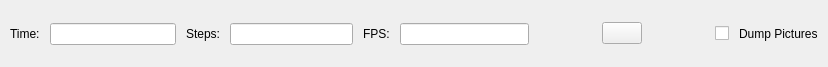
<?xml version="1.0" encoding="UTF-8"?>
<ui version="4.0">
 <class>AnimateWidget</class>
 <widget class="QWidget" name="AnimateWidget">
  <property name="enabled">
   <bool>true</bool>
  </property>
  <property name="geometry">
   <rect>
    <x>0</x>
    <y>0</y>
    <width>828</width>
    <height>67</height>
   </rect>
  </property>
  <property name="windowTitle">
   <string>Animate</string>
  </property>
  <property name="lineWidth" stdset="0">
   <number>0</number>
  </property>
  <layout class="QHBoxLayout" name="horizontalLayout_3">
   <property name="spacing">
    <number>10</number>
   </property>
   <property name="sizeConstraint">
    <enum>QLayout::SetDefaultConstraint</enum>
   </property>
   <property name="leftMargin">
    <number>10</number>
   </property>
   <property name="topMargin">
    <number>10</number>
   </property>
   <property name="rightMargin">
    <number>10</number>
   </property>
   <property name="bottomMargin">
    <number>10</number>
   </property>
   <item>
    <layout class="QFormLayout" name="formLayout_time">
     <property name="formAlignment">
      <set>Qt::AlignLeading|Qt::AlignLeft|Qt::AlignVCenter</set>
     </property>
     <property name="verticalSpacing">
      <number>0</number>
     </property>
     <item row="0" column="0">
      <widget class="QLabel" name="label_time">
       <property name="text">
        <string>Time:</string>
       </property>
      </widget>
     </item>
     <item row="0" column="1">
      <widget class="QLineEdit" name="e_tval">
       <property name="minimumSize">
        <size>
         <width>20</width>
         <height>0</height>
        </size>
       </property>
       <property name="alignment">
        <set>Qt::AlignRight|Qt::AlignTrailing|Qt::AlignVCenter</set>
       </property>
      </widget>
     </item>
    </layout>
   </item>
   <item>
    <layout class="QFormLayout" name="formLayout_steps">
     <property name="formAlignment">
      <set>Qt::AlignLeading|Qt::AlignLeft|Qt::AlignVCenter</set>
     </property>
     <property name="verticalSpacing">
      <number>0</number>
     </property>
     <item row="0" column="0">
      <widget class="QLabel" name="label_steps">
       <property name="text">
        <string>Steps:</string>
       </property>
      </widget>
     </item>
     <item row="0" column="1">
      <widget class="QLineEdit" name="e_fsteps">
       <property name="minimumSize">
        <size>
         <width>20</width>
         <height>0</height>
        </size>
       </property>
       <property name="alignment">
        <set>Qt::AlignRight|Qt::AlignTrailing|Qt::AlignVCenter</set>
       </property>
      </widget>
     </item>
    </layout>
   </item>
   <item>
    <layout class="QFormLayout" name="formLayout_fps">
     <property name="rowWrapPolicy">
      <enum>QFormLayout::DontWrapRows</enum>
     </property>
     <property name="formAlignment">
      <set>Qt::AlignLeading|Qt::AlignLeft|Qt::AlignVCenter</set>
     </property>
     <property name="verticalSpacing">
      <number>0</number>
     </property>
     <item row="0" column="0">
      <widget class="QLabel" name="label_fps">
       <property name="text">
        <string>FPS:</string>
       </property>
      </widget>
     </item>
     <item row="0" column="1">
      <widget class="QLineEdit" name="e_fps">
       <property name="minimumSize">
        <size>
         <width>20</width>
         <height>0</height>
        </size>
       </property>
       <property name="alignment">
        <set>Qt::AlignRight|Qt::AlignTrailing|Qt::AlignVCenter</set>
       </property>
      </widget>
     </item>
    </layout>
   </item>
   <item>
    <layout class="QHBoxLayout" name="horizontalLayout">
     <item>
      <spacer name="horizontalSpacer">
       <property name="orientation">
        <enum>Qt::Horizontal</enum>
       </property>
       <property name="sizeHint" stdset="0">
        <size>
         <width>5</width>
         <height>20</height>
        </size>
       </property>
      </spacer>
     </item>
     <item>
      <widget class="QPushButton" name="pauseButton">
       <property name="text">
        <string/>
       </property>
       <property name="icon">
        <iconset resource="../../resources/common.qrc">
         <normaloff>:/icons/svg-default/animate_pause.svg</normaloff>:/icons/svg-default/animate_pause.svg</iconset>
       </property>
      </widget>
     </item>
     <item>
      <spacer name="horizontalSpacer_2">
       <property name="orientation">
        <enum>Qt::Horizontal</enum>
       </property>
       <property name="sizeHint" stdset="0">
        <size>
         <width>5</width>
         <height>20</height>
        </size>
       </property>
      </spacer>
     </item>
    </layout>
   </item>
   <item>
    <layout class="QFormLayout" name="formLayout">
     <property name="labelAlignment">
      <set>Qt::AlignRight|Qt::AlignTrailing|Qt::AlignVCenter</set>
     </property>
     <property name="formAlignment">
      <set>Qt::AlignLeading|Qt::AlignLeft|Qt::AlignVCenter</set>
     </property>
     <item row="0" column="0">
      <widget class="QCheckBox" name="e_dump"/>
     </item>
     <item row="0" column="1">
      <widget class="QLabel" name="label">
       <property name="text">
        <string>Dump Pictures</string>
       </property>
      </widget>
     </item>
    </layout>
   </item>
   <item>
    <spacer name="verticalSpacer">
     <property name="orientation">
      <enum>Qt::Vertical</enum>
     </property>
     <property name="sizeHint" stdset="0">
      <size>
       <width>0</width>
       <height>0</height>
      </size>
     </property>
    </spacer>
   </item>
  </layout>
  <action name="actionRowSelected">
   <property name="text">
    <string>RowSelected</string>
   </property>
   <property name="shortcut">
    <string>Return</string>
   </property>
  </action>
 </widget>
 <resources>
  <include location="../../resources/common.qrc"/>
 </resources>
 <connections/>
</ui>
